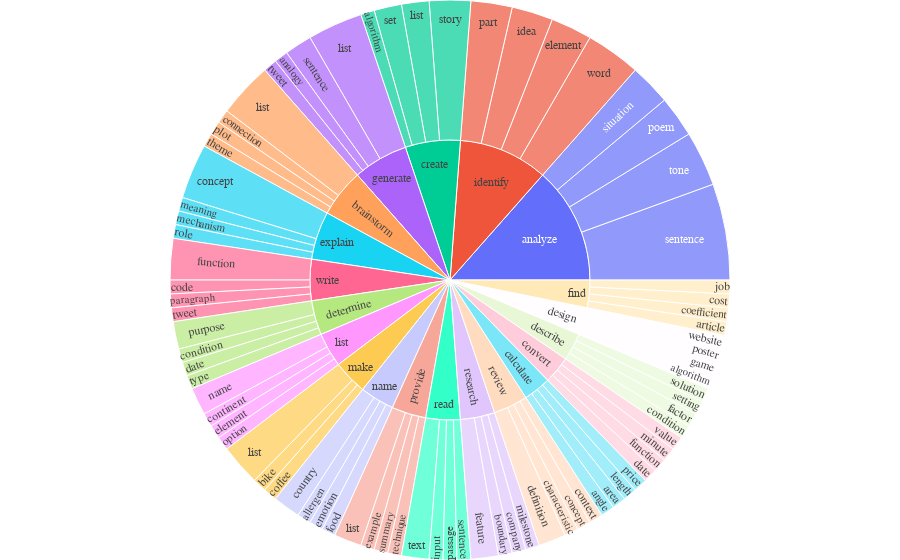

Here is the notebook cell this chart was saved with:
### Code cell
import plotly.graph_objects as go
import plotly.express as px

# df["blank"] = "ROOT"
# df = phrases.groupby(["verb", "noun"]).size().sort_values(ascending=False).head(5).reset_index().rename(columns={0: "count"})

# df = df[df["count"] > 30]
fig = px.sunburst(df, path=['verb', 'noun'], values='count')
# fig.update_layout(uniformtext=dict(minsize=10, mode='hide'))
fig.update_layout(
    margin=dict(l=0, r=0, t=0, b=0),
    font_family="Times New Roman",
)
fig.show()
# fig.write_html("output/verb_noun.html")
# fig.savefig("output/verb_noun.pdf")

### Figure 1 — Plotly figure (JSON) as saved in the notebook; plotly's stock layout.template omitted (floating-point values rounded to 4 significant figures)
{"data": [{"branchvalues": "total", "domain": {"x": [0, 1], "y": [0, 1]}, "hovertemplate": "labels=%{label}<br>count=%{value}<br>parent=%{parent}<br>id=%{id}<extra></extra>", "ids": ["create/algorithm", "design/algorithm", "name/allergen", "generate/analogy", "calculate/angle", "calculate/area", "find/article", "make/bike", "research/boundary", "review/characteristic", "write/code", "find/coefficient", "make/coffee", "research/company", "explain/concept", "review/concept", "describe/condition", "determine/condition", "brainstorm/connection", "review/context", "list/continent", "find/cost", "name/country", "convert/date", "determine/date", "review/definition", "identify/element", "list/element", "name/emotion", "provide/example", "describe/factor", "research/feature", "name/food", "convert/function", "write/function", "design/game", "identify/idea", "read/input", "find/job", "calculate/length", "brainstorm/list", "create/list", "generate/list", "make/list", "provide/list", "explain/meaning", "explain/mechanism", "research/milestone", "convert/minute", "list/name", "list/option", "write/paragraph", "identify/part", "read/passage", "brainstorm/plot", "analyze/poem", "design/poster", "calculate/price", "determine/purpose", "explain/role", "analyze/sentence", "generate/sentence", "read/sentence", "create/set", "describe/setting", "analyze/situation", "describe/solution", "create/story", "provide/summary", "provide/technique", "read/text", "brainstorm/theme", "analyze/tone", "generate/tweet", "write/tweet", "determine/type", "convert/value", "design/website", "identify/word", "analyze", "brainstorm", "calculate", "convert", "create", "describe", "design", "determine", "explain", "find", "generate", "identify", "list", "make", "name", "provide", "read", "research", "review", "write"], "labels": ["algorithm", "algorithm", "allergen", "analogy", "angle", "area", "article", "bike", "boundary", "characteristic", "code", "coefficient", "coffee", "company", "concept", "concept", "condition", "condition", "connection", "context", "continent", "cost", "country", "date", "date", "definition", "element", "element", "emotion", "example", "factor", "feature", "food", "function", "function", "game", "idea", "input", "job", "length", "list", "list", "list", "list", "list", "meaning", "mechanism", "milestone", "minute", "name", "option", "paragraph", "part", "passage", "plot", "poem", "poster", "price", "purpose", "role", "sentence", "sentence", "sentence", "set", "setting", "situation", "solution", "story", "summary", "technique", "text", "theme", "tone", "tweet", "tweet", "type", "value", "website", "word", "analyze", "brainstorm", "calculate", "convert", "create", "describe", "design", "determine", "explain", "find", "generate", "identify", "list", "make", "name", "provide", "read", "research", "review", "write"], "name": "", "parents": ["create", "design", "name", "generate", "calculate", "calculate", "find", "make", "research", "review", "write", "find", "make", "research", "explain", "review", "describe", "determine", "brainstorm", "review", "list", "find", "name", "convert", "determine", "review", "identify", "list", "name", "provide", "describe", "research", "name", "convert", "write", "design", "identify", "read", "find", "calculate", "brainstorm", "create", "generate", "make", "provide", "explain", "explain", "research", "convert", "list", "list", "write", "identify", "read", "brainstorm", "analyze", "design", "calculate", "determine", "explain", "analyze", "generate", "read", "create", "describe", "analyze", "describe", "create", "provide", "provide", "read", "brainstorm", "analyze", "generate", "write", "determine", "convert", "design", "identify", "", "", "", "", "", "", "", "", "", "", "", "", "", "", "", "", "", "", "", ""], "type": "sunburst", "values": [1, 1, 1, 1, 1, 1, 1, 1, 1, 1, 1, 1, 1, 1, 4, 1, 1, 1, 1, 1, 1, 1, 2, 1, 1, 2, 3, 1, 1, 1, 1, 2, 1, 1, 3, 1, 3, 1, 1, 1, 4, 2, 4, 3, 2, 1, 1, 1, 1, 2, 1, 1, 3, 1, 1, 3, 1, 1, 2, 1, 7, 2, 1, 2, 1, 3, 1, 3, 1, 1, 2, 1, 4, 1, 1, 1, 1, 1, 4, 17, 7, 4, 4, 8, 4, 4, 5, 7, 4, 8, 13, 5, 5, 5, 5, 5, 5, 5, 6]}], "layout": {"font": {"family": "Times New Roman"}, "legend": {"tracegroupgap": 0}, "margin": {"b": 0, "l": 0, "r": 0, "t": 0}}}
